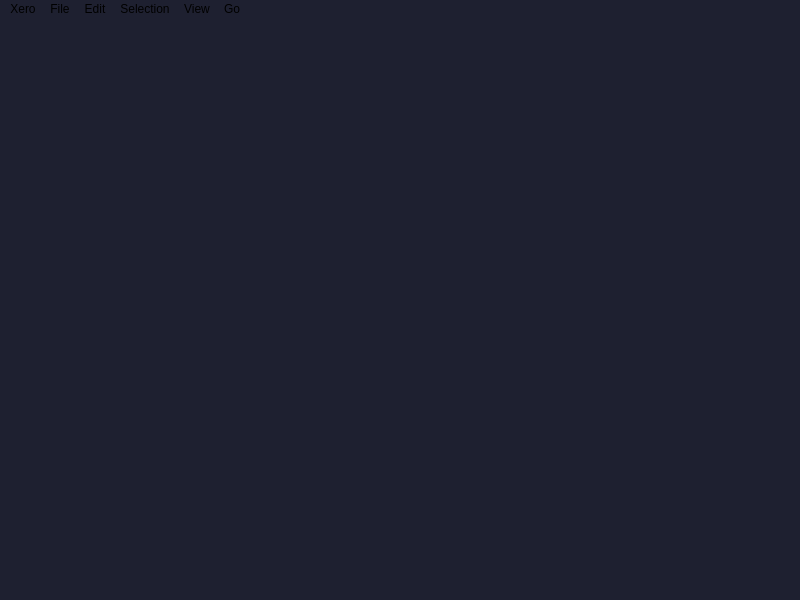
<?xml version="1.0" encoding="UTF-8"?>
<ui version="4.0">
 <class>MainWindow</class>
 <widget class="QMainWindow" name="MainWindow">
  <property name="geometry">
   <rect>
    <x>0</x>
    <y>0</y>
    <width>800</width>
    <height>600</height>
   </rect>
  </property>
  <property name="windowTitle">
   <string>MainWindow</string>
  </property>
  <property name="styleSheet">
   <string notr="true">background-color: #1E2030;</string>
  </property>
  <widget class="QWidget" name="centralwidget">
   <widget class="QWidget" name="horizontalLayoutWidget">
    <property name="geometry">
     <rect>
      <x>610</x>
      <y>420</y>
      <width>160</width>
      <height>80</height>
     </rect>
    </property>
    <layout class="QHBoxLayout" name="horizontalLayout"/>
   </widget>
  </widget>
  <widget class="QMenuBar" name="menubar">
   <property name="geometry">
    <rect>
     <x>0</x>
     <y>0</y>
     <width>800</width>
     <height>20</height>
    </rect>
   </property>
   <widget class="QMenu" name="menuXero">
    <property name="title">
     <string>Xero</string>
    </property>
    <addaction name="actionAbout_Xero"/>
    <addaction name="actionLook_for_Updates"/>
   </widget>
   <widget class="QMenu" name="menuFile">
    <property name="title">
     <string>File</string>
    </property>
    <addaction name="actionNew"/>
    <addaction name="actionNew_Window"/>
    <addaction name="separator"/>
    <addaction name="actionOpen_File"/>
    <addaction name="actionOpen_Folder"/>
    <addaction name="actionOpen_Recent"/>
    <addaction name="actionOpen_Remote"/>
    <addaction name="separator"/>
    <addaction name="actionAdd_Folder_to_Project"/>
    <addaction name="separator"/>
    <addaction name="actionSave"/>
    <addaction name="actionSave_As"/>
   </widget>
   <widget class="QMenu" name="menuEdit">
    <property name="title">
     <string>Edit</string>
    </property>
    <addaction name="separator"/>
    <addaction name="actionUndo"/>
    <addaction name="actionRedo"/>
    <addaction name="separator"/>
    <addaction name="actionCut"/>
    <addaction name="actionCopy"/>
    <addaction name="actionPaste"/>
    <addaction name="separator"/>
    <addaction name="actionFind"/>
    <addaction name="actionFind_in_Project"/>
   </widget>
   <widget class="QMenu" name="menuSelection">
    <property name="title">
     <string>Selection</string>
    </property>
    <addaction name="actionSelect_All"/>
    <addaction name="separator"/>
    <addaction name="actionExpand_Selection"/>
    <addaction name="actionShrink_Selection"/>
   </widget>
   <widget class="QMenu" name="menuView">
    <property name="title">
     <string>View</string>
    </property>
    <addaction name="actionZoom_In"/>
    <addaction name="actionZoom_out"/>
    <addaction name="actionReset_Zoom"/>
   </widget>
   <widget class="QMenu" name="menuGo">
    <property name="title">
     <string>Go</string>
    </property>
    <addaction name="actionBack"/>
    <addaction name="actionForward"/>
   </widget>
   <addaction name="menuXero"/>
   <addaction name="menuFile"/>
   <addaction name="menuEdit"/>
   <addaction name="menuSelection"/>
   <addaction name="menuView"/>
   <addaction name="menuGo"/>
  </widget>
  <widget class="QStatusBar" name="statusbar"/>
  <action name="actionAbout_Xero">
   <property name="text">
    <string>About Xero</string>
   </property>
  </action>
  <action name="actionLook_for_Updates">
   <property name="text">
    <string>Look for Updates</string>
   </property>
  </action>
  <action name="actionNew">
   <property name="text">
    <string>New</string>
   </property>
  </action>
  <action name="actionNew_Window">
   <property name="text">
    <string>New Window</string>
   </property>
  </action>
  <action name="actionOpen_File">
   <property name="text">
    <string>Open File</string>
   </property>
  </action>
  <action name="actionOpen_Folder">
   <property name="text">
    <string>Open Folder</string>
   </property>
  </action>
  <action name="actionOpen_Recent">
   <property name="text">
    <string>Open Recent</string>
   </property>
  </action>
  <action name="actionOpen_Remote">
   <property name="text">
    <string>Open Remote</string>
   </property>
  </action>
  <action name="actionAdd_Folder_to_Project">
   <property name="text">
    <string>Add Folder to Project</string>
   </property>
  </action>
  <action name="actionSave">
   <property name="text">
    <string>Save</string>
   </property>
  </action>
  <action name="actionSave_As">
   <property name="text">
    <string>Save As</string>
   </property>
  </action>
  <action name="actionUndo">
   <property name="text">
    <string>Undo</string>
   </property>
  </action>
  <action name="actionRedo">
   <property name="text">
    <string>Redo</string>
   </property>
  </action>
  <action name="actionCut">
   <property name="text">
    <string>Cut</string>
   </property>
  </action>
  <action name="actionCopy">
   <property name="text">
    <string>Copy</string>
   </property>
  </action>
  <action name="actionPaste">
   <property name="text">
    <string>Paste</string>
   </property>
  </action>
  <action name="actionFind">
   <property name="text">
    <string>Find</string>
   </property>
  </action>
  <action name="actionFind_in_Project">
   <property name="text">
    <string>Find in Project</string>
   </property>
  </action>
  <action name="actionSelect_All">
   <property name="text">
    <string>Select All</string>
   </property>
  </action>
  <action name="actionExpand_Selection">
   <property name="text">
    <string>Expand Selection</string>
   </property>
  </action>
  <action name="actionShrink_Selection">
   <property name="text">
    <string>Shrink Selection</string>
   </property>
  </action>
  <action name="actionZoom_In">
   <property name="text">
    <string>Zoom In</string>
   </property>
  </action>
  <action name="actionZoom_out">
   <property name="text">
    <string>Zoom out</string>
   </property>
  </action>
  <action name="actionReset_Zoom">
   <property name="text">
    <string>Reset Zoom</string>
   </property>
  </action>
  <action name="actionBack">
   <property name="text">
    <string>Back</string>
   </property>
  </action>
  <action name="actionForward">
   <property name="text">
    <string>Forward</string>
   </property>
  </action>
 </widget>
 <resources/>
 <connections/>
</ui>
